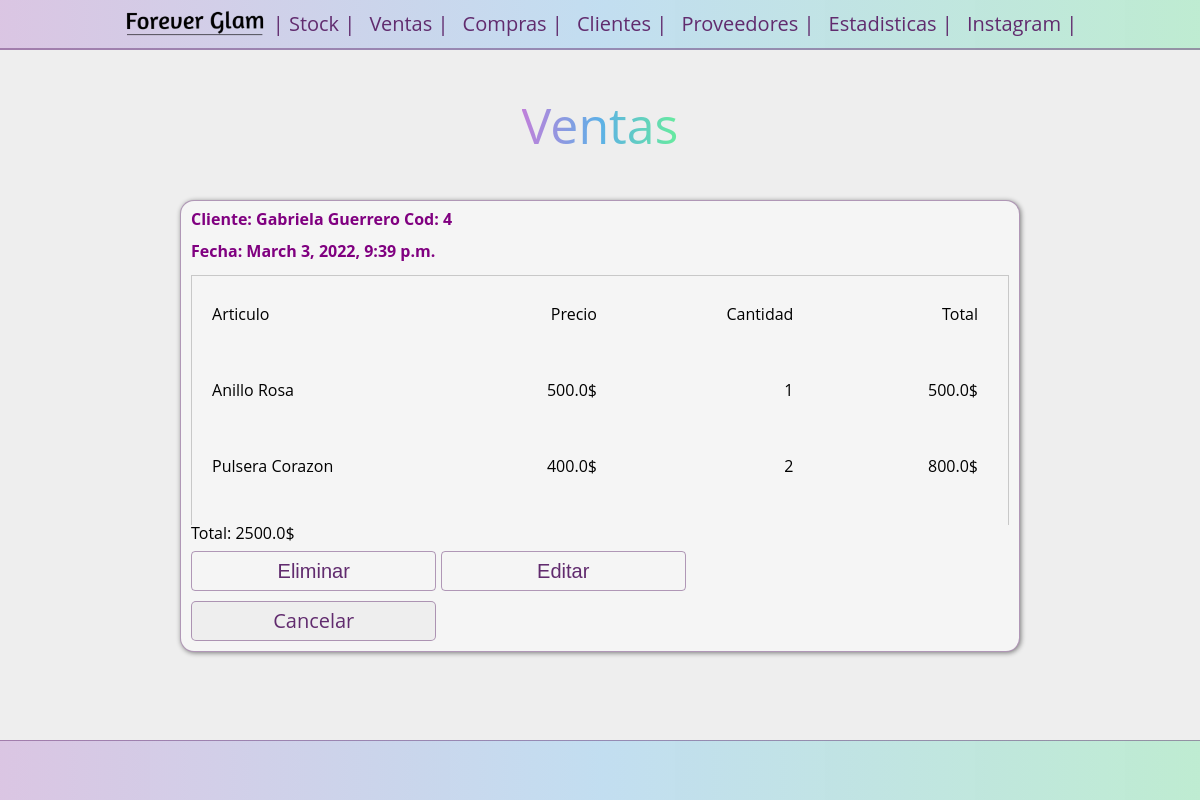
Screenshot of /sells/4 with the database file from the repository.
### sells/models.py (models this page shows)
class Sell(models.Model):
    client = models.ForeignKey(
            Client,
            on_delete= models.CASCADE,
            null=False,
            blank= False
    )
    sell_date = models.DateTimeField(auto_now_add=True)
    product = models.ManyToManyField(
        Product,
        through='Sell_Product',
        blank=True
    )
    total = models.FloatField(default=0)

class Sell_Product(models.Model):
    sell = models.ForeignKey(
        Sell,
        on_delete= models.CASCADE,
        null=False,
        blank=False
    )
    product = models.ForeignKey(
        Product,
        on_delete= models.CASCADE,
        null=False,
        blank=False
    )
    quantity = models.IntegerField(default=1)
    price = models.FloatField(default=0)
    total = models.FloatField(default=0)

### clients/models.py (models this page shows)
class Client(models.Model):
    name = models.CharField(max_length=100)
    tlf = models.CharField(max_length=15, default='')
    debt = models.FloatField(default=0)
    address = models.CharField(max_length=100)
    def __str__(self) :
        return self.name

### stock/models.py (models this page shows)
class Product(models.Model):
    name = models.CharField(max_length=200)
    category = models.CharField(max_length=50)
    material = models.CharField(max_length=50)
    price = models.FloatField(default=0)
    stock = models.IntegerField(default=0)
    sug_price = models.FloatField(default=price)
    sell_price = models.FloatField(default= sug_price)
    def __str__(self) :
        return self.name

### sells/views.py (the view)
# urls.py: path("<int:sell_id>", views.detail, name="detail"),
def detail(request, sell_id):
    sell = get_object_or_404(Sell, pk=sell_id)
    sell_product_set = sell.sell_product_set.all()
    return render(request, "sells/detail.html",{
        'sell': sell,
        'sell_product_set': sell_product_set
    })

### sells/templates/sells/detail.html (shortened to what this page needs)
{% load static %}
<!DOCTYPE html>
<html lang="es">
<head>
    <link rel="stylesheet" href="{% static 'stock/reset.css' %}">
    <link rel="stylesheet" href="{% static 'stock/style_g.css' %}">
</head>
<body>
    <header>
        <nav>
            <figure>
                <a href="{% url 'stock:index'%}"><img src="{% static 'stock/images/logo_negro.png'  %}" alt=" logo"class="image"></a>
            </figure>
            <ul class="main-nav">
                <li><a href="{% url 'stock:index'%}">| Stock</a></li>
                <li><a href="{% url 'sells:index'%}">Ventas</a></li>
                <li><a href="#">Compras</a></li>
                <li><a href="{% url 'clients:index'%}">Clientes</a></li>
                <li><a href="{% url 'supplier:index'%}">Proveedores</a></li>
                <li><a href="#">Estadisticas</a></li>
                <li><a href="https://www.instagram.com/foreverglam.ya/?hl=es">Instagram</a></li>
            </ul>
        </nav>
        <h1 class="titulo">Ventas</h1>
    </header>
    <main>
    <form action="{% url 'sells:detail_update_delete'%}" method="post" class="main-form">
        <span >Cliente: {{sell.client}} Cod: {{sell.pk}}</span> <br><br>
        <span>Fecha: {{sell.sell_date}}</span><br><br>
        <div class="table-container">
            <table class="main-table-detail">
                <tr>
                <th class="main-table__row_l_t"><strong>Articulo </strong></th>
                <th class="main-table__row_r_t"><strong> Precio </strong></th>
                <th class="main-table__row_r_t"><strong> Cantidad </strong></th>
                <th class="main-table__row_r_t"><strong> Total </strong></th>
                </tr>
                {% for choice in sell_product_set  %}
                        <tr class="main-table__row">
                            <label for="choice{{ forloop.counter }}">
                            <td class="main-table__row_l">{{choice.product}}</td>
                            <td class="main-table__row_r">{{choice.price}}$</td>
                            <td class="main-table__row_r">{{choice.quantity}}</td>
                            <td class="main-table__row_r">{{choice.total}}$</td>
                            </tr>
                {% endfor %}
            </table>
        </div>
        <div>
            Total: {{sell.total}}$
        </div>
        <input type="submit" name="action" value="Eliminar">
        <input type="submit" name="action" value="Editar">
        <a href="{% url 'sells:index'%}" class="button_grillo" >Cancelar</a>
    </form>
    </main>
    <footer>
    </footer>
</body>

### stock/static/stock/style_g.css (style rules this page uses)
* { box-sizing: border-box; margin: 0; padding: 0; }
html { font-family: 'Open Sans', 'Helvetica Neue', sans-serif; }
body { background-color: #eee; }
header { align-items: center; justify-content: center; display: flex; flex-direction: column; }
.titulo { margin: 50px; align-items: center; background: linear-gradient( to right, #c080da, #5db0e7, #67eb9e ); -webkit-background-clip: text; -webkit-text-fill-color: transparent; font-size: 50px; }
main { align-items: center; justify-content: center; display: flex; flex-direction: column; }
nav { background: linear-gradient( to right, #d2b4deb2, #aed6f1b0, #abebc6b4 ); border-bottom: 2px solid #612b6e77; width: 100%; height: 50px; align-items: center; justify-content: center; display: inline-flex; }
.main-nav { color: transparent; margin-top: 10px; list-style: none; margin-bottom: 10px; }
.main-nav li { display: inline-block; }
.main-nav a { color: #612b6e; padding: 5px; text-decoration: none; font-size: 20px; }
.main-nav a::after { content: " |"; }
.main-form { align-items: left; justify-content: left; background: #f5f5f5; border: 1px solid #612b6e77; border-radius: 14px; padding: 10px; margin-bottom: 20px; width: 70%; box-shadow: 1px 1px 5px 0 #0000007c; }
label { font-weight: bold; font-size: 14 px; margin-top: 10px; margin-bottom: 4 px; color: purple; }
span { font-weight: bold; font-size: 14 px; margin-top: 10px; margin-bottom: 4 px; color: purple; }
input[type="submit"] { background: transparent; color: #612b6e; border-radius: 4px; border: 1px solid #612b6e77; width: 30%; height: 40px; margin-top: 10px; font-size: 20px; }
.button_grillo { padding: 5px; padding-top: 9px; margin-top: 10px; width: 30%; height: 40px; font-size: 20px; background: #eee; color: #612b6e; border-radius: 5px; border: 1px solid #612b6e77; align-items: center; display: flex; flex-direction: column; text-decoration: none; }
.table-container { overflow: scroll; height: 250px; }
.main-table-detail { border: 1px solid rgb(200, 200, 200); background: transparent; padding: 4px; height: 100%; width: 100%; }
.main-table__row { border: 2px #292a2c !important; }
.main-table__row_r { padding-top: 15px; padding: 30px; text-align: right; }
.main-table__row_l { padding-top: 15px; padding: 20px; text-align: left; }
.main-table__row_r_t { padding: 30px; text-align: right; }
.main-table__row_l_t { padding: 20px; text-align: left; }
footer { background: linear-gradient( to right, #d2b4deb2, #aed6f1b0, #abebc6b4 ); position: absolute; bottom: 0; border-top: 1px solid #612b6e77; width: 100%; height: 60px; align-items: center; justify-content: center; display: flex; flex-direction: column; }
.image { width: 150px; height: auto; }
figure { float: left; }

### rows the page displays
Sell: client "Gabriela Guerrero", pk "4", sell_date "March 3, 2022, 9:39 p.m.", total "2500.0"
Sell_Product: product "Anillo Rosa", price "500.0", quantity "1", total "500.0"
Sell_Product: product "Pulsera Corazon", price "400.0", quantity "2", total "800.0"
